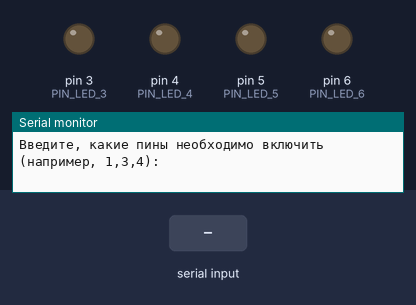
Bench run of a sketch on a simulated Arduino Uno, built with avr-gcc and run on an emulated ATmega328P. On the bench: output pins drawn as LEDs (lit = HIGH), the last lines printed to the serial monitor. Inputs (shaded band) come from the test bench.

Above: at 1.2 s.
1.3 s: "1\n" received over Serial
4.3 s: "2\n" received over Serial
At 7.1 s:
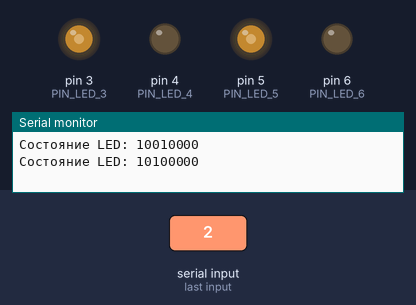
7.3 s: "1\n" received over Serial
At 12.5 s:
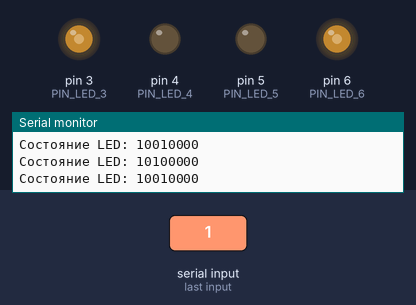
Timing chart, 0 to 16.3 s (numbered marks = the images above; inputs shaded):
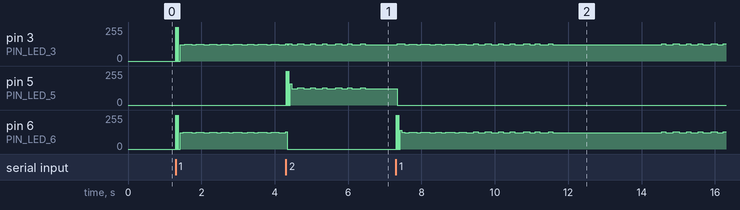

The sketch:

led_matrix.ino
```cpp
#define PIN_LED_3 3
#define PIN_LED_4 4
#define PIN_LED_5 5
#define PIN_LED_6 6
#include <ArduinoJson.h>

String inputText;
String ledState;
StaticJsonDocument<200> bincode;

unsigned long previousMillis = 0;
bool isPaused = false;
void pause(unsigned long duration) {
  previousMillis = millis();
  isPaused = true;
  while (millis() - previousMillis < duration) {
  }
  isPaused = false;
}
void parcer(String ledState) {
  String val1 = ledState.substring(0, 4);
  String val2 = ledState.substring(4, 8);

  digitalWrite(PIN_LED_3, (val1[0] == '1') ? HIGH : LOW);
  digitalWrite(PIN_LED_4, (val1[1] == '1') ? HIGH : LOW);
  digitalWrite(PIN_LED_5, (val1[2] == '1') ? HIGH : LOW);
  digitalWrite(PIN_LED_6, (val1[3] == '1') ? HIGH : LOW);
  pause(10);
  digitalWrite(PIN_LED_3, (val2[0] == '1') ? HIGH : LOW);
  digitalWrite(PIN_LED_4, (val2[1] == '1') ? HIGH : LOW);
  digitalWrite(PIN_LED_5, (val2[2] == '1') ? HIGH : LOW);
  digitalWrite(PIN_LED_6, (val2[3] == '1') ? HIGH : LOW);
  pause(10);
}

void setup() {
  Serial.begin(9600);
  Serial.println("Введите, какие пины необходимо включить (например, 1,3,4):");
  bincode["off"] = "00000000";
  bincode["on"] = "11000000";
  bincode["1"] = "10010000";
  bincode["2"] = "10100000";
  bincode["3"] = "01010000";
  bincode["4"] = "01100000";
  bincode["1,2"] = "10000000";
  bincode["2,4"] = "11100000";
  bincode["3,4"] = "01000000";
  bincode["1,3"] = "11010000";
  bincode["1,4"] = "10010110";
  bincode["2,3"] = "10100101";
  bincode["1,2,4"] = "10000110";
  bincode["2,3,4"] = "10100100";
  bincode["1,3,4"] = "01001001";
  bincode["1,2,3"] = "10000101";

  pinMode(PIN_LED_3, OUTPUT);
  pinMode(PIN_LED_4, OUTPUT);
  pinMode(PIN_LED_5, OUTPUT);
  pinMode(PIN_LED_6, OUTPUT);
}

void loop() {
  if (Serial.available() > 0) {
    inputText = Serial.readStringUntil('\n');
    if (bincode.containsKey(inputText)) {
      ledState = bincode[inputText].as<String>();
      Serial.print("Состояние LED: ");
      Serial.println(ledState);
      parcer(ledState);
    } else {
      Serial.println("Ошибка: Неверный ввод.");
    }
  }
  if (ledState.length() > 0) {
    parcer(ledState);
  }
}
```
